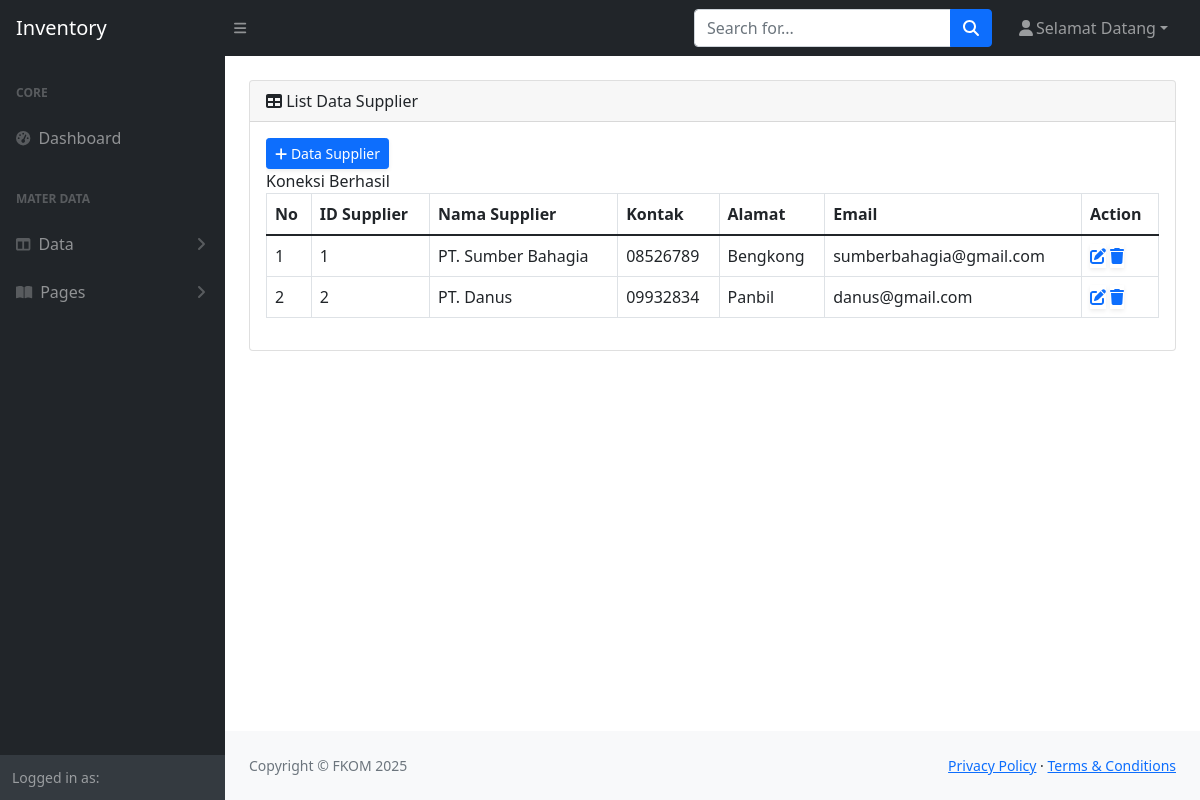
The app's page /admin.php?page=datasupplier (signed in) with its own data.
### tables this page shows
CREATE TABLE `tbl_supplier` (
  `id_supplier` int(20) NOT NULL,
  `nama_supplier` varchar(50) NOT NULL,
  `kontak` varchar(50) NOT NULL,
  `alamat` varchar(100) NOT NULL,
  `email` varchar(50) NOT NULL
);

### listsupplier.php (the view)
<div class="card mb-4">
  <div class="card-header">
    <i class="fas fa-table mr-1"></i> List Data Supplier
  </div>
  <div class="card-body">
    <div class="table-responsive">
      <table class="table table-bordered" id="dataTable" width="100%" cellspacing="0">
        <a href="" class="d-none d-sm-inline-block btn btn-sm btn-primary shadow-sm">
          <i class='fas fa-plus'></i> Data Supplier
        </a>
        <br>
        <thead>
          <tr>
            <th>No</th>
            <th>ID Supplier</th>
            <th>Nama Supplier</th>
            <th>Kontak</th>
            <th>Alamat</th>
            <th>Email</th>
            <th>Action</th>
          </tr>
        </thead>
        <tbody>
          <?php
          include "koneksi.php";
          $no = 1;
          $sql = mysqli_query($db, "SELECT * from tbl_supplier");
          while ($read = mysqli_fetch_array($sql)) {
          ?>
            <tr>
              <td><?php echo $no; ?></td>
              <td><?php echo $read['id_supplier']; ?></td>
              <td><?php echo $read['nama_supplier']; ?></td>
              <td><?php echo $read['kontak']; ?></td>
              <td><?php echo $read['alamat']; ?></td>
              <td><?php echo $read['email']; ?></td>
              <td>
                <a href="" class="d-none d-sm-inline-block bttn bttn-sm bttn-warning shadow-sm">
                  <i class="fas fa-edit"></i>
                </a>
                <a href="" class="d-none d-sm-inline-block bttn bttn-sm bttn-warning shadow-sm" onclick="return confirm('Yakin hapus data ini?')">
                  <i class="fas fa-trash"></i>
                </a>
              </td>
            </tr>
          <?php $no++;
          } ?>
        </tbody>
      </table>
    </div>
  </div>
</div>

### records on screen
tbl_supplier: id_supplier "1", nama_supplier "PT. Sumber Bahagia", kontak "08526789", alamat "Bengkong", email "sumberbahagia@gmail.com"
tbl_supplier: id_supplier "2", nama_supplier "PT. Danus", kontak "09932834", alamat "Panbil", email "danus@gmail.com"
